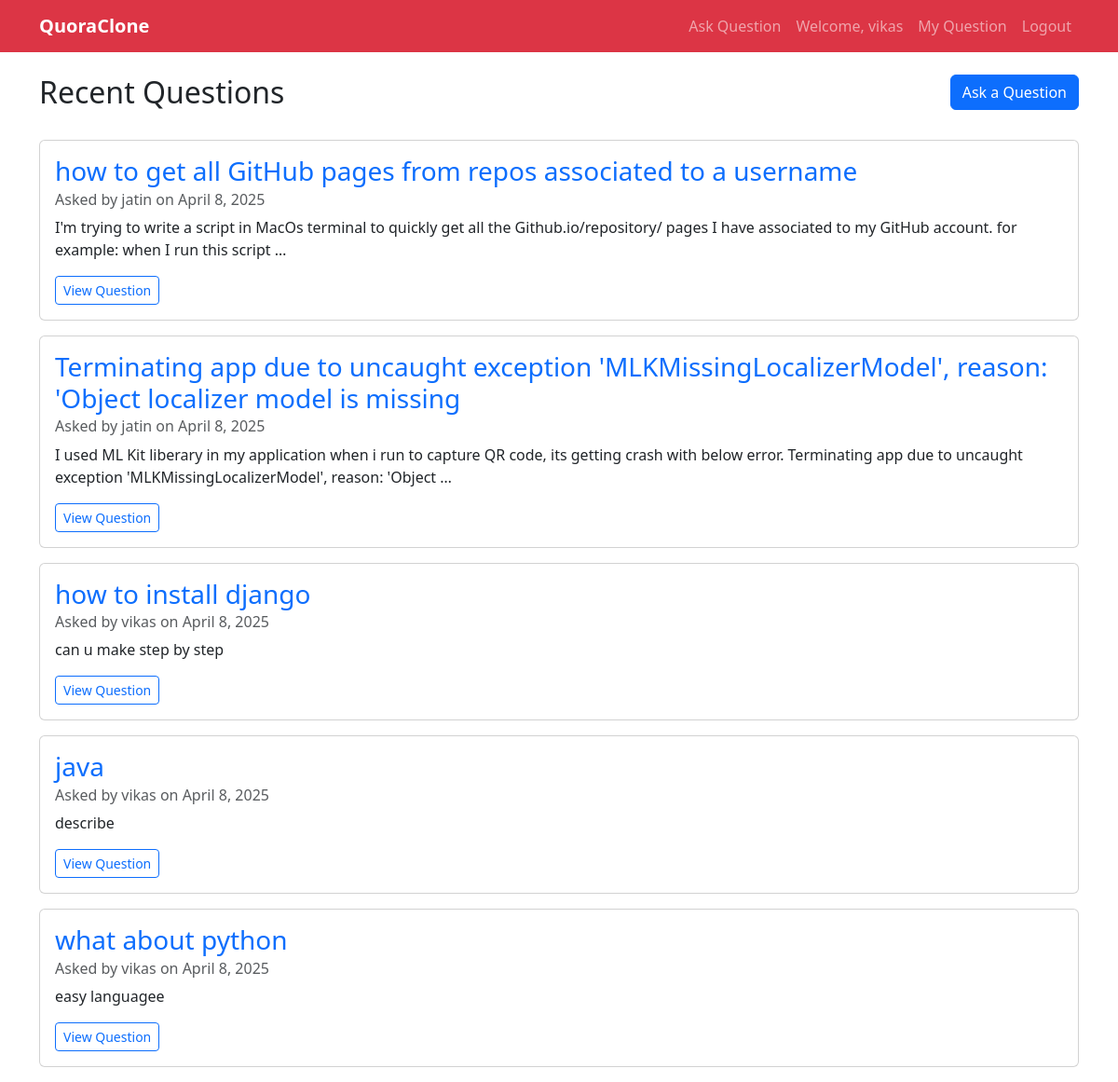
The app's page / (signed in) with its own data.
### qa_app/models.py (models this page shows, shortened)
class Question(models.Model):
    title = models.CharField(max_length=200)
    content = models.TextField()
    author = models.ForeignKey(User, on_delete=models.CASCADE, related_name='questions')
    created_at = models.DateTimeField(auto_now_add=True)
    updated_at = models.DateTimeField(auto_now=True)

### qa_app/views.py (the view)
# urls.py: 2. Add a URL to urlpatterns:  path('', views.home, name='home')
@login_required
def home(request):
    questions = Question.objects.all().order_by('-created_at')
    return render(request, 'qa_app/home.html', {'questions': questions})

### templates/qa_app/home.html (shortened to what this page needs)
{% extends 'base.html' %}
{% block content %}
    <div class="row mb-4">
        <div class="col-md-8">
            <h2>Recent Questions</h2>
        </div>
        <div class="col-md-4 text-end">
            {% if user.is_authenticated %}
                <a href="{% url 'ask_question' %}" class="btn btn-primary">Ask a Question</a>
            {% endif %}
        </div>
    </div>
    <div class="question-list">
        {% if questions %}
            {% for question in questions %}
                <div class="card mb-3">
                    <div class="card-body">
                        <h3 class="card-title"><a href="{% url 'question_detail' question.pk %}" class="text-decoration-none">{{ question.title }}</a></h3>
                        <h6 class="card-subtitle mb-2 text-muted">Asked by {{ question.author.username }} on {{ question.created_at|date:"F j, Y" }}</h6>
                        <p class="card-text">{{ question.content|truncatewords:30 }}</p>
                        <a href="{% url 'question_detail' question.pk %}" class="btn btn-sm btn-outline-primary">View Question</a>
                    </div>
                </div>
            {% endfor %}
        {% else %}
            <div class="alert alert-info">
                No questions have been asked yet.
            </div>
        {% endif %}
    </div>
{% endblock %}

### templates/base.html (shortened to what this page needs)
<!DOCTYPE html>
<html lang="en">
<head>
    <link rel="stylesheet" href="https://cdnjs.cloudflare.com/ajax/libs/highlight.js/11.8.0/styles/github.min.css">
    <link href="https://cdn.jsdelivr.net/npm/bootstrap@5.3.0-alpha1/dist/css/bootstrap.min.css" rel="stylesheet">
</head>
<body>
    <nav class="navbar navbar-expand-lg navbar-dark bg-danger mb-4">
        <div class="container">
            <a class="navbar-brand" href="{% url 'home' %}">QuoraClone</a>
            <div class="collapse navbar-collapse" id="navbarNav">
                <ul class="navbar-nav ms-auto">
                    {% if user.is_authenticated %}
                        <li class="nav-item">
                            <a class="nav-link" href="{% url 'ask_question' %}">Ask Question</a>
                        </li>
                        <li class="nav-item">
                            <span class="nav-link">Welcome, {{ user.username }}</span>
                        </li>
                        <li class="nav-item">
                            <a class="nav-link" href="{% url 'my_questions' %}">My Question</a>
                        </li>
                        <li class="nav-item">
                            <a class="nav-link" href="{% url 'logout' %}">Logout</a>
                        </li>
                    {% endif %}
                </ul>
            </div>
        </div>
    </nav>
    <div class="container">
        {% block content %}{% endblock %}
    </div>
</body>
</html>

### templates/base.html (style rules this page uses)
.navbar-brand { font-weight: bold; }

### records on screen
Question: title "how to get all GitHub pages from repos associated to a username", author.username "jatin", created_at "April 8, 2025", content "I'm trying to write a script in MacOs terminal to quickly get all the Github.io/repository/ pages I have associated to my GitHub account. for example: when I run this script …"
Question: title "Terminating app due to uncaught exception 'MLKMissingLocalizerModel', reason: 'Object localizer model is missing", author.username "jatin", created_at "April 8, 2025", content "I used ML Kit liberary in my application when i run to capture QR code, its getting crash with below error. Terminating app due to uncaught exception 'MLKMissingLocalizerModel', reason: 'Object …"
Question: title "how to install django", author.username "vikas", created_at "April 8, 2025", content "can u make step by step"
Question: title "java", author.username "vikas", created_at "April 8, 2025", content "describe"
Question: title "what about python", author.username "vikas", created_at "April 8, 2025", content "easy languagee"

### other values on screen
{{ user.username }} "vikas"
